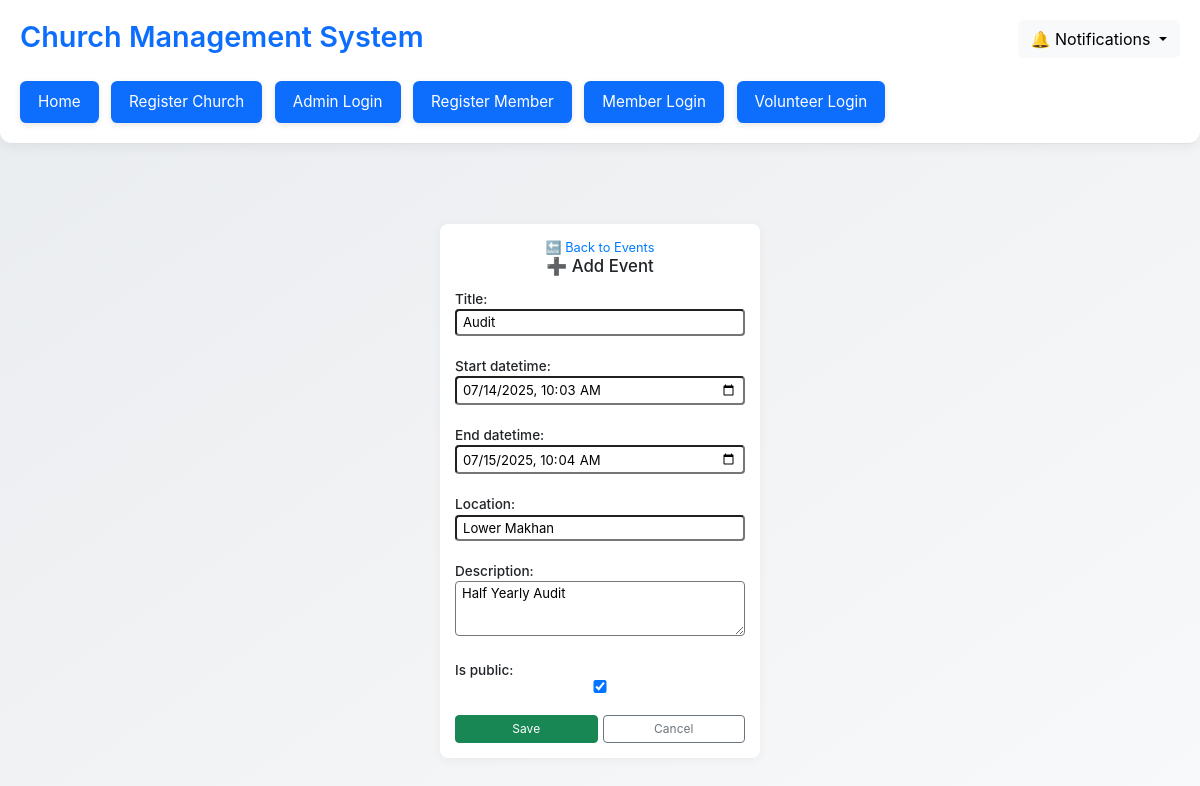
The app's page /church-events/8/edit/ (signed in) with its own data.
### church/models.py (models this page shows, shortened)
class Event(models.Model):
    church = models.ForeignKey(Church, on_delete=models.CASCADE)
    title = models.CharField(max_length=200)
    description = models.TextField(blank=True)
    location = models.CharField(max_length=255)
    start_datetime = models.DateTimeField()
    end_datetime = models.DateTimeField()
    created_at = models.DateTimeField(auto_now_add=True)
    updated_at = models.DateTimeField(auto_now=True)
    is_public = models.BooleanField(default=True)  # Optional: control visibility

### church/views.py (the view)
# urls.py: path('church-events/<int:pk>/edit/', EventUpdateView.as_view(), name='edit_event'),
@method_decorator(login_required, name="dispatch")
class EventUpdateView(EventPermissionMixin, UpdateView):
    model         = Event
    form_class    = EventForm
    template_name = "church/event_form.html"
    success_url   = reverse_lazy("church:church_events")

### church/forms.py
class EventForm(forms.ModelForm):
    class Meta:
        model = Event
        fields = ['title', 'start_datetime', 'end_datetime', 'location', 'description', 'is_public']
        widgets = {
            'start_datetime': forms.DateTimeInput(attrs={'type': 'datetime-local'}),
            'end_datetime': forms.DateTimeInput(attrs={'type': 'datetime-local'}),
        }

### church/views.py (called while the page is built)
    def dispatch(self, request, *args, **kwargs):
        user = request.user
        self.church = None
        if hasattr(user, "churchadminprofile"):
            self.church = user.churchadminprofile.church
        elif hasattr(user, "volunteer"):
            self.church = user.volunteer.church
        if not self.church:
            return HttpResponseForbidden("You are not assigned to any church.")
        return super().dispatch(request, *args, **kwargs)

    def get_queryset(self):
        qs = super().get_queryset()
        return qs.filter(church=self.church)

### church/templates/church/event_form.html (shortened to what this page needs)
{% extends 'base_generic.html' %}
{% block content %}
<div class="form-box">
    <div class="back-btn">
        <a href="{% url 'church:church_events' %}">🔙 Back to Events</a>
    </div>
    <h2>➕ Add Event</h2>
    <form method="post">
        {{ form.as_p }}
        <div class="btn-row">
            <button type="submit" class="btn btn-success btn-sm">Save</button>
            <a href="{% url 'church:church_events' %}" class="btn btn-outline-secondary btn-sm">Cancel</a>
        </div>
    </form>
</div>
{% endblock %}

### church/templates/base_generic.html (style rules this page uses)
body { background: linear-gradient(145deg, #e9ecef, #f8f9fa); font-family: 'Inter', sans-serif; min-height: 100vh; }

### church/templates/church/event_form.html (style rules this page uses)
.form-box { background: #fff; padding: 15px; margin: 30px auto; max-width: 320px; border-radius: 8px; box-shadow: 0 2px 10px rgba(0, 0, 0, 0.05); font-size: 0.85rem; line-height: 1.2; }
.form-box h2 { text-align: center; font-size: 1.05rem; margin: 10px 0 15px 0; }
.form-box label { margin-bottom: 2px; font-weight: 500; }
.form-box input, .form-box select, .form-box textarea { padding: 4px 6px; font-size: 0.82rem; border-radius: 4px; margin-bottom: 6px; width: 100%; line-height: 1.1; }
.form-box textarea { height: 55px; resize: vertical; }
.btn-row { display: flex; justify-content: space-between; gap: 5px; margin-top: 6px; }
.btn-row .btn { font-size: 0.75rem; padding: 4px 8px; width: 50%; }
.back-btn { display: block; text-align: center; margin-bottom: -10px; }
.back-btn a { font-size: 0.8rem; color: #007bff; text-decoration: none; }

### records on screen
Event: title "Audit", start_datetime "07/14/2025 10:03", end_datetime "07/15/2025 10:04", location "Lower Makhan", description "Half Yearly Audit", is_public "☑"
